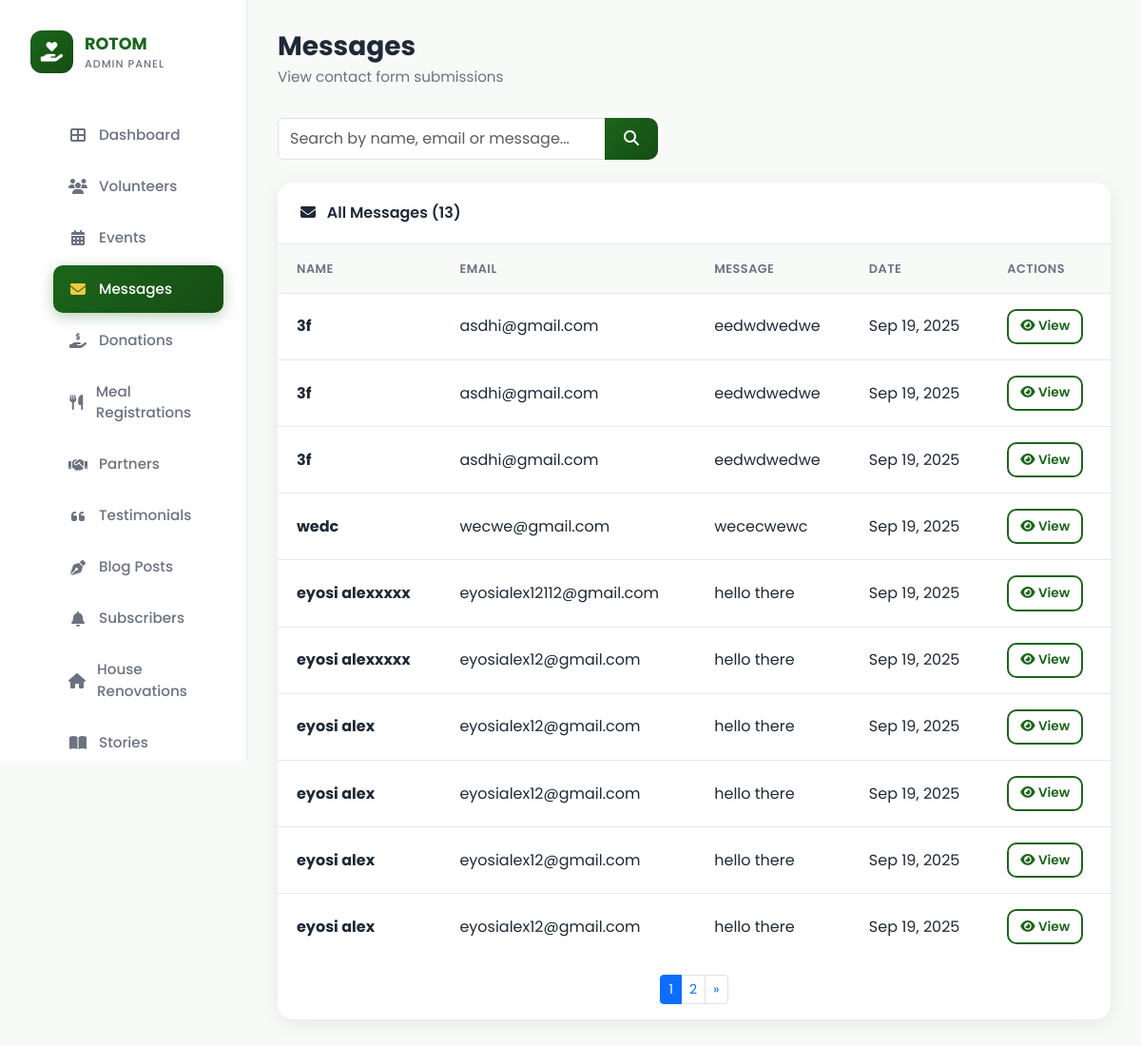
The app's page /dashboard/manage-contacts/ (signed in) with its own data.
### rotom/models.py (models this page shows, shortened)
class Contact(models.Model):
    name = models.CharField(max_length=100)
    location = models.CharField(max_length=200)
    email = models.EmailField(db_index=True)
    phone_number = models.CharField(max_length=15, blank=True, null=True)
    message = models.TextField()
    created_at = models.DateTimeField(auto_now_add=True, db_index=True)
    class Meta:
        ordering = ['-created_at']

### dashboard/views.py (the view)
# urls.py: path('manage-contacts/', views.manage_contacts, name='manage_contacts'),
@staff_member_required(login_url='dashboard:login')
def manage_contacts(request):
    search = request.GET.get('search', '')
    contacts = Contact.objects.all().order_by('-created_at')
    if search:
        contacts = contacts.filter(
            models.Q(name__icontains=search) |
            models.Q(email__icontains=search) |
            models.Q(message__icontains=search)
        )
    paginator = Paginator(contacts, 10)
    contacts_paginated = paginator.get_page(request.GET.get('page'))
    return render(request, 'dashboard/manage_contacts.html', {
        'contacts': contacts_paginated,
        'search': search,
    })

### rotom/context_processors.py (called while the page is built)
def navbar_pattern(request):
    try:
        active_pattern = NavbarPattern.objects.filter(is_active=True).first()
    except Exception:
        active_pattern = None
    try:
        navbar_content = {obj.key: obj.value for obj in SiteContent.objects.filter(page='navbar')}
    except Exception:
        navbar_content = {}
    return {
        'navbar_pattern': active_pattern,
        'navbar_content': navbar_content,
    }

### dashboard/templates/dashboard/manage_contacts.html (shortened to what this page needs)
{% extends 'dashboard/base_admin.html' %}
{% block content %}
<div class="page-header">
    <h1 class="page-title">Messages</h1>
    <p class="page-subtitle">View contact form submissions</p>
</div>
<form method="get" class="mb-4">
    <div class="input-group" style="max-width: 400px;">
        <input type="text" name="search" class="form-control" placeholder="Search by name, email or message..." value="{{ search }}">
        <button class="btn btn-primary" type="submit"><i class="fas fa-search"></i></button>
    </div>
</form>
<div class="card">
    <div class="card-header d-flex justify-content-between align-items-center">
        <span><i class="fas fa-envelope me-2"></i>
            {% if search %}Results for "{{ search }}"{% else %}All Messages{% endif %}
            ({{ contacts.paginator.count }})
        </span>
    </div>
    <div class="card-body p-0">
        {% if contacts %}
        <div class="table-responsive">
            <table class="table">
                <thead>
                    <tr>
                        <th>Name</th>
                        <th>Email</th>
                        <th>Message</th>
                        <th>Date</th>
                        <th>Actions</th>
                    </tr>
                </thead>
                <tbody>
                    {% for contact in contacts %}
                    <tr>
                        <td><strong>{{ contact.name }}</strong></td>
                        <td>{{ contact.email }}</td>
                        <td>{{ contact.message|truncatechars:50 }}</td>
                        <td>{{ contact.created_at|date:"M d, Y" }}</td>
                        <td>
                            <a href="{% url 'dashboard:contact_detail' contact.pk %}" class="btn btn-sm btn-outline-primary">
                                <i class="fas fa-eye"></i> View
                            </a>
                        </td>
                    </tr>
                    {% endfor %}
                </tbody>
            </table>
        </div>
        {% if contacts.has_other_pages %}
        <div class="d-flex justify-content-center py-3">
            <nav>
                <ul class="pagination pagination-sm mb-0">
                    {% for num in contacts.paginator.page_range %}
                    <li class="page-item {% if contacts.number == num %}active{% endif %}">
                        <a class="page-link" href="?search={{ search }}&page={{ num }}">{{ num }}</a>
                    </li>
                    {% endfor %}
                    {% if contacts.has_next %}
                    <li class="page-item">
                        <a class="page-link" href="?search={{ search }}&page={{ contacts.next_page_number }}">&raquo;</a>
                    </li>
                    {% endif %}
                </ul>
            </nav>
        </div>
        {% endif %}
        {% else %}
        <div class="empty-state">
            <i class="fas fa-envelope"></i>
            <p>No messages{% if search %} matching "{{ search }}"{% endif %}</p>
        </div>
        {% endif %}
    </div>
</div>
{% endblock %}

### records on screen
Contact: name "3f", email "asdhi@gmail.com", message "eedwdwedwe", created_at "Sep 19, 2025"
Contact: name "3f", email "asdhi@gmail.com", message "eedwdwedwe", created_at "Sep 19, 2025"
Contact: name "3f", email "asdhi@gmail.com", message "eedwdwedwe", created_at "Sep 19, 2025"
Contact: name "wedc", email "wecwe@gmail.com", message "wececwewc", created_at "Sep 19, 2025"
Contact: name "eyosi alexxxxx", email "eyosialex12112@gmail.com", message "hello there", created_at "Sep 19, 2025"
Contact: name "eyosi alexxxxx", email "eyosialex12@gmail.com", message "hello there", created_at "Sep 19, 2025"
Contact: name "eyosi alex", email "eyosialex12@gmail.com", message "hello there", created_at "Sep 19, 2025"
Contact: name "eyosi alex", email "eyosialex12@gmail.com", message "hello there", created_at "Sep 19, 2025"
Contact: name "eyosi alex", email "eyosialex12@gmail.com", message "hello there", created_at "Sep 19, 2025"
Contact: name "eyosi alex", email "eyosialex12@gmail.com", message "hello there", created_at "Sep 19, 2025"

### other values on screen
{{ contacts.paginator.count }} "13"
{{ num }} "1" "2"
